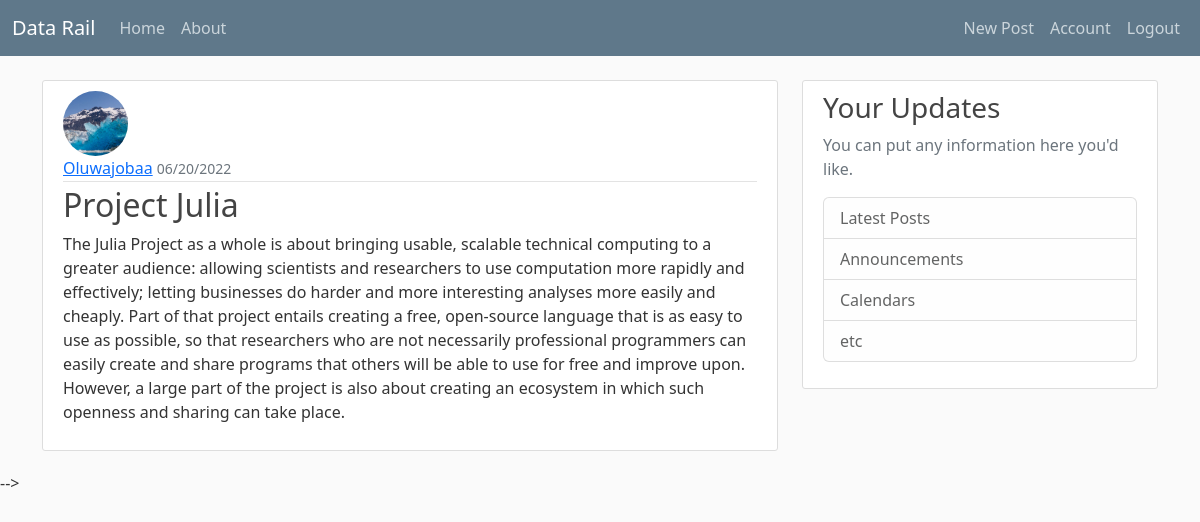
Page /post/14 (signed in) on the committed database.
### datarail/models.py (models this page shows, shortened)
class User(db.Model, UserMixin):
    id = db.Column(db.Integer, primary_key=True)
    username = db.Column(db.String(20), nullable=False, unique=True)
    email = db.Column(db.String(50), nullable=False, unique=True)
    image_file = db.Column(
        db.String(120), nullable=False, default='default.jpg')
    password = db.Column(db.String(60), nullable=False)
    post = db.relationship('Post', backref='author', lazy=True)

class Post(db.Model, UserMixin):
    id = db.Column(db.Integer, primary_key=True)
    title = db.Column(db.String(60), nullable=False, unique=True)
    date_posted = db.Column(db.DateTime, nullable=False,
                            default=datetime.utcnow)
    content = db.Column(db.Text, nullable=False)
    user_id = db.Column(db.Integer, db.ForeignKey('user.id'), nullable=False)

### datarail/routes.py (the view)
@app.route('/post/<int:post_id>', methods=['GET'])
@login_required
def post(post_id):
    post = Post.query.get_or_404(post_id)
    return render_template('post.html', post=post, title=post.title)

### datarail/models.py (called while the page is built)
@login_manager.user_loader
def load_user(user_id):
    return User.query.get(user_id)

### datarail/templates/post.html (shortened to what this page needs)
{%extends 'layout.html'%}
{%block content%}
<article class="media content-section">
    <img class="rounded-circle article-img" src="{{ url_for('static', filename='profile_pics/' + post.author.image_file) }}"
        alt="profile picture">
    <div class="media-body">
        <div class="article-metadata">
            <a class="mr-2" href="{{url_for('user_post', username=post.author.username)}}">{{ post.author.username }}</a>
            <small class="text-muted">{{ post.date_posted.strftime('%m/%d/%Y') }}</small>
        </div>
        <h2>{{ post.title }}</h2>
        <p class="article-content">{{ post.content }}</p>
    </div>
</article>
{%endblock content%}

### datarail/static/main.css (style rules this page uses)
body { background: #fafafa; color: #333333; margin-top: 5rem; }
h1, h2, h3, h4, h5, h6 { color: #444444; }
.content-section { background: #ffffff; padding: 10px 20px; border: 1px solid #dddddd; border-radius: 3px; margin-bottom: 20px; }
.article-content { white-space: pre-line; }
.article-img { height: 65px; width: 65px; margin-right: 16px; }
.article-metadata { padding-bottom: 1px; margin-bottom: 4px; border-bottom: 1px solid #e3e3e3 }

### rows in the picture
User: image_file (placeholder picture), author.username "Oluwajobaa"
Post: date_posted "06/20/2022", title "Project Julia", content "The Julia Project as a whole is about bringing usable, scalable technical computing to a greater audience: allowing scientists and researchers to use computation more rapidly and effectively; letting businesses do harder and more interesting analyses more easily and cheaply. Part of that project entails creating a free, open-source language that is as easy to use as possible, so that researchers who are not necessarily professional programmers can easily create and share programs that others will be able to use for free and improve upon. However, a large part of the project is also about creating an ecosystem in which such openness and sharing can take place."
